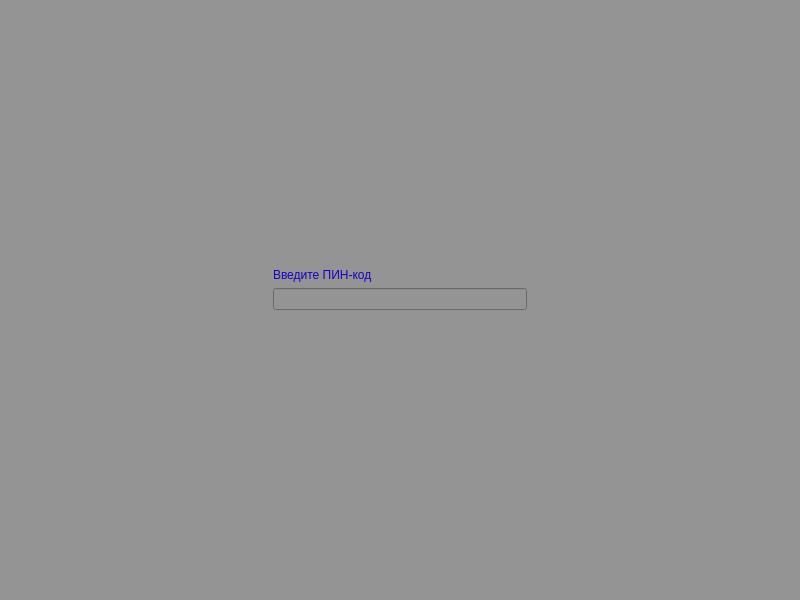
<?xml version="1.0" encoding="UTF-8"?>
<ui version="4.0">
 <class>MainWindow</class>
 <widget class="QMainWindow" name="MainWindow">
  <property name="geometry">
   <rect>
    <x>0</x>
    <y>0</y>
    <width>800</width>
    <height>600</height>
   </rect>
  </property>
  <property name="minimumSize">
   <size>
    <width>800</width>
    <height>600</height>
   </size>
  </property>
  <property name="windowTitle">
   <string>MainWindow</string>
  </property>
  <property name="styleSheet">
   <string notr="true">background-color: rgb(148, 148, 148);</string>
  </property>
  <widget class="QWidget" name="centralwidget">
   <layout class="QGridLayout" name="gridLayout">
    <item row="0" column="0">
     <widget class="QStackedWidget" name="stackedWidget">
      <property name="enabled">
       <bool>true</bool>
      </property>
      <property name="currentIndex">
       <number>1</number>
      </property>
      <widget class="QWidget" name="page_3">
       <layout class="QGridLayout" name="gridLayout_2">
        <item row="0" column="0" colspan="2">
         <widget class="QLineEdit" name="lineEdit">
          <property name="font">
           <font>
            <pointsize>14</pointsize>
           </font>
          </property>
          <property name="styleSheet">
           <string notr="true">background-color:rgb(10, 0, 149);
color: rgb(212, 212, 212);</string>
          </property>
         </widget>
        </item>
        <item row="1" column="0" colspan="2">
         <widget class="QListWidget" name="listWidget">
          <property name="styleSheet">
           <string notr="true">background-color:rgb(148, 148, 148);
color: rgb(23, 0, 194);</string>
          </property>
         </widget>
        </item>
       </layout>
      </widget>
      <widget class="QWidget" name="page_4">
       <layout class="QGridLayout" name="gridLayout_3">
        <item row="0" column="1">
         <spacer name="verticalSpacer">
          <property name="orientation">
           <enum>Qt::Vertical</enum>
          </property>
          <property name="sizeHint" stdset="0">
           <size>
            <width>20</width>
            <height>225</height>
           </size>
          </property>
         </spacer>
        </item>
        <item row="1" column="1">
         <widget class="QLabel" name="label">
          <property name="autoFillBackground">
           <bool>false</bool>
          </property>
          <property name="styleSheet">
           <string notr="true">color: rgb(23, 0, 194);
</string>
          </property>
          <property name="text">
           <string>Введите ПИН-код</string>
          </property>
         </widget>
        </item>
        <item row="2" column="0">
         <spacer name="horizontalSpacer">
          <property name="orientation">
           <enum>Qt::Horizontal</enum>
          </property>
          <property name="sizeHint" stdset="0">
           <size>
            <width>248</width>
            <height>20</height>
           </size>
          </property>
         </spacer>
        </item>
        <item row="2" column="2">
         <spacer name="horizontalSpacer_2">
          <property name="orientation">
           <enum>Qt::Horizontal</enum>
          </property>
          <property name="sizeHint" stdset="0">
           <size>
            <width>248</width>
            <height>20</height>
           </size>
          </property>
         </spacer>
        </item>
        <item row="3" column="1">
         <spacer name="verticalSpacer_2">
          <property name="orientation">
           <enum>Qt::Vertical</enum>
          </property>
          <property name="sizeHint" stdset="0">
           <size>
            <width>20</width>
            <height>224</height>
           </size>
          </property>
         </spacer>
        </item>
        <item row="2" column="1">
         <widget class="QLineEdit" name="lineEdit_2">
          <property name="styleSheet">
           <string notr="true">color: rgb(23, 0, 194);</string>
          </property>
          <property name="echoMode">
           <enum>QLineEdit::Password</enum>
          </property>
         </widget>
        </item>
       </layout>
      </widget>
     </widget>
    </item>
   </layout>
  </widget>
  <widget class="QMenuBar" name="menubar">
   <property name="geometry">
    <rect>
     <x>0</x>
     <y>0</y>
     <width>800</width>
     <height>25</height>
    </rect>
   </property>
  </widget>
  <widget class="QStatusBar" name="statusbar"/>
 </widget>
 <resources/>
 <connections/>
</ui>
